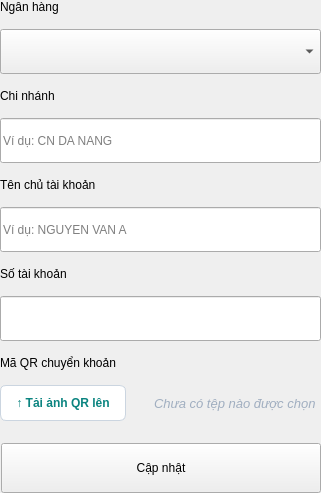
                   <widget class="QWidget" name="pageBankInfo">
                    <layout class="QVBoxLayout">
                     <property name="spacing">
                      <number>15</number>
                     </property>
                     <property name="margin">
                      <number>0</number>
                     </property>
                     <item>
                      <widget class="QLabel">
                       <property name="text">
                        <string>Ngân hàng</string>
                       </property>
                       <property name="cssClass">
                        <string>FormLabel</string>
                       </property>
                      </widget>
                     </item>
                     <item>
                      <widget class="QComboBox">
                       <property name="cssClass">
                        <string>FormInput</string>
                       </property>
                       <property name="minimumSize">
                        <size>
                         <width>0</width>
                         <height>45</height>
                        </size>
                       </property>
                      </widget>
                     </item>
                     <item>
                      <widget class="QLabel">
                       <property name="text">
                        <string>Chi nhánh</string>
                       </property>
                       <property name="cssClass">
                        <string>FormLabel</string>
                       </property>
                      </widget>
                     </item>
                     <item>
                      <widget class="QLineEdit">
                       <property name="placeholderText">
                        <string>Ví dụ: CN DA NANG</string>
                       </property>
                       <property name="cssClass">
                        <string>FormInput</string>
                       </property>
                       <property name="minimumSize">
                        <size>
                         <width>0</width>
                         <height>45</height>
                        </size>
                       </property>
                      </widget>
                     </item>
                     <item>
                      <widget class="QLabel">
                       <property name="text">
                        <string>Tên chủ tài khoản</string>
                       </property>
                       <property name="cssClass">
                        <string>FormLabel</string>
                       </property>
                      </widget>
                     </item>
                     <item>
                      <widget class="QLineEdit">
                       <property name="placeholderText">
                        <string>Ví dụ: NGUYEN VAN A</string>
                       </property>
                       <property name="cssClass">
                        <string>FormInput</string>
                       </property>
                       <property name="minimumSize">
                        <size>
                         <width>0</width>
                         <height>45</height>
                        </size>
                       </property>
                      </widget>
                     </item>
                     <item>
                      <widget class="QLabel">
                       <property name="text">
                        <string>Số tài khoản</string>
                       </property>
                       <property name="cssClass">
                        <string>FormLabel</string>
                       </property>
                      </widget>
                     </item>
                     <item>
                      <widget class="QLineEdit">
                       <property name="cssClass">
                        <string>FormInput</string>
                       </property>
                       <property name="minimumSize">
                        <size>
                         <width>0</width>
                         <height>45</height>
                        </size>
                       </property>
                      </widget>
                     </item>
                     <item>
                      <widget class="QLabel">
                       <property name="text">
                        <string>Mã QR chuyển khoản</string>
                       </property>
                       <property name="cssClass">
                        <string>FormLabel</string>
                       </property>
                      </widget>
                     </item>
                     <item>
                      <layout class="QHBoxLayout">
                       <item>
                        <widget class="QPushButton">
                         <property name="text">
                          <string>↑ Tải ảnh QR lên</string>
                         </property>
                         <property name="styleSheet">
                          <string>background-color: white; border: 1px solid #cbd5e0; border-radius: 6px; padding: 10px 15px; color: #0b8480; font-weight: bold;</string>
                         </property>
                        </widget>
                       </item>
                       <item>
                        <widget class="QLabel">
                         <property name="text">
                          <string>Chưa có tệp nào được chọn</string>
                         </property>
                         <property name="styleSheet">
                          <string>color: #a0aec0; font-size: 13px; font-style: italic; margin-left: 10px;</string>
                         </property>
                        </widget>
                       </item>
                       <item>
                        <spacer />
                       </item>
                      </layout>
                     </item>
                     <item>
                      <spacer>
                       <property name="orientation">
                        <enum>Qt::Vertical</enum>
                       </property>
                      </spacer>
                     </item>
                     <item>
                      <layout class="QHBoxLayout">
                       <item>
                        <spacer />
                       </item>
                       <item>
                        <widget class="QPushButton">
                         <property name="text">
                          <string>Cập nhật</string>
                         </property>
                         <property name="cssClass">
                          <string>BtnUpdate</string>
                         </property>
                         <property name="minimumSize">
                          <size>
                           <width>160</width>
                           <height>50</height>
                          </size>
                         </property>
                        </widget>
                       </item>
                      </layout>
                     </item>
                    </layout>
                   </widget>
